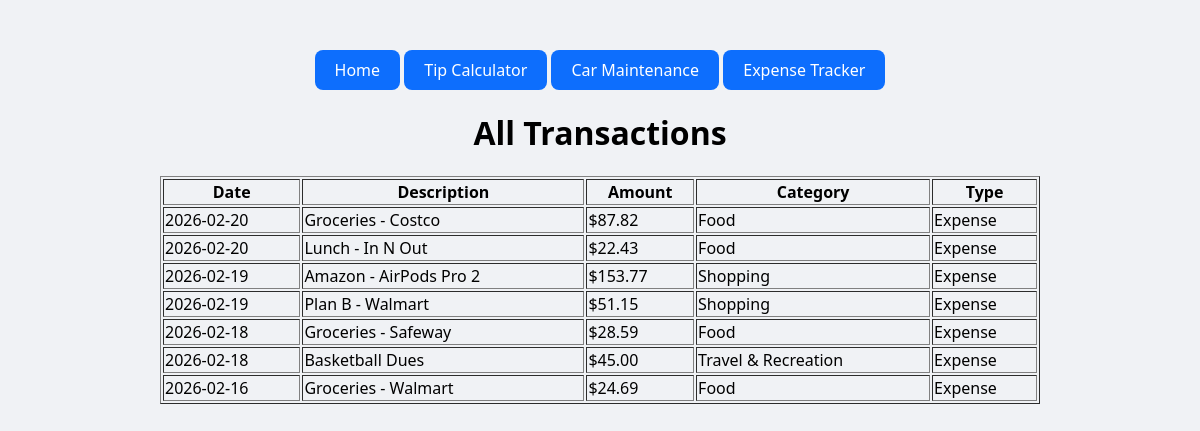
The app's page /expense_tracker/all with its own data.
### app/expense_tracker/models.py (models this page shows, shortened)
class Transaction(db.Model):
    id = db.Column(db.Integer, primary_key=True)
    date = db.Column(db.Date, nullable=False)
    description = db.Column(db.String(2000), nullable=False)
    amount = db.Column(db.Numeric(10,2), nullable=False)
    category_id = db.Column(db.Integer, db.ForeignKey("categories.id"), nullable=False)
    type = db.Column(db.String(2000), nullable=False)
    created_at = db.Column(db.DateTime(timezone=True), default=lambda: datetime.now(timezone.utc))

class Category(db.Model):
    __tablename__ = "categories"
    id = db.Column(db.Integer, primary_key=True)
    name = db.Column(db.String(200), unique=True, nullable=False)
    active = db.Column(db.Boolean, default=True)
    transactions = db.relationship("Transaction", backref="category_obj", lazy=True)

### app/expense_tracker/routes.py (the view)
@expense_tracker.route("/all")
def view_all():
    transactions = Transaction.query.order_by(Transaction.date.desc()).all()
    return render_template("view_all.html", transactions=transactions)

### app/expense_tracker/templates/view_all.html
{% extends "base.html" %}
{% block content %}
<h1>All Transactions</h1>
<table border="1" style="width:80%; margin:0 auto;">
    <tr>
        <th>Date</th>
        <th>Description</th>
        <th>Amount</th>
        <th>Category</th>
        <th>Type</th>
    </tr>
    {% for tx in transactions %}
    <tr>
        <td>{{ tx.date }}</td>
        <td>{{ tx.description }}</td>
        <td>${{ tx.amount }}</td>
        <td>{{ tx.category_obj.name }}</td>
        <td>{{ tx.type }}</td>
    </tr>
    {% endfor %}
</table>
{% endblock %}

### app/static/css/style.css (style rules this page uses)
body { font-family: 'Segoe UI', sans-serif; background: #f0f2f5 url("https://www.toptal.com/designers/subtlepatterns/uploads/white-waves.png"); background-size: 600px; text-align: center; margin: 50px; }

### records on screen
Transaction: date "2026-02-20", description "Groceries - Costco", amount "87.82", category_obj.name "Food", type "Expense"
Transaction: date "2026-02-20", description "Lunch - In N Out", amount "22.43", category_obj.name "Food", type "Expense"
Transaction: date "2026-02-19", description "Amazon - AirPods Pro 2", amount "153.77", category_obj.name "Shopping", type "Expense"
Transaction: date "2026-02-19", description "Plan B - Walmart", amount "51.15", category_obj.name "Shopping", type "Expense"
Transaction: date "2026-02-18", description "Groceries - Safeway", amount "28.59", category_obj.name "Food", type "Expense"
Transaction: date "2026-02-18", description "Basketball Dues", amount "45.00", category_obj.name "Travel & Recreation", type "Expense"
Transaction: date "2026-02-16", description "Groceries - Walmart", amount "24.69", category_obj.name "Food", type "Expense"
